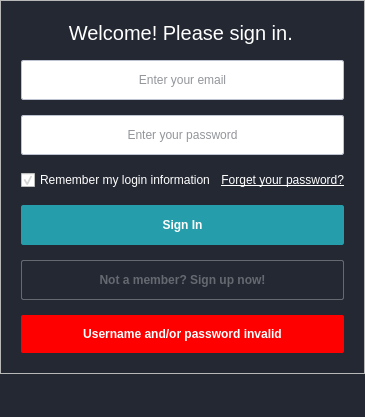
<?xml version="1.0" encoding="UTF-8"?>
<ui version="4.0">
 <class>LoginDialog</class>
 <widget class="QDialog" name="LoginDialog">
  <property name="geometry">
   <rect>
    <x>0</x>
    <y>0</y>
    <width>365</width>
    <height>417</height>
   </rect>
  </property>
  <property name="minimumSize">
   <size>
    <width>365</width>
    <height>0</height>
   </size>
  </property>
  <property name="maximumSize">
   <size>
    <width>365</width>
    <height>417</height>
   </size>
  </property>
  <property name="windowTitle">
   <string>Login</string>
  </property>
  <property name="windowIcon">
   <iconset resource="../nexus.qrc">
    <normaloff>:/images/favicon.png</normaloff>:/images/favicon.png</iconset>
  </property>
  <property name="styleSheet">
   <string notr="true">* {
	outline:none
}
QDialog{
	background:#242833
}
QCheckBox {color:#fff;}
QLineEdit {
	height:38px;
	background:#ffffff;
	border: 1px solid #bdc3d1;
	border-radius: 2px;
	font-size:12px;
	color: #262b36;
}
QPushButton {
	height:38;
	background:#259dab;
	border:1px solid #259dab;
	border-radius: 2px;
	font-weight:bold;
	color:#fff;
	font-size:12px;
	text-transform:uppercase;
}
QPushButton::hover{
	background:#208a96;
	border:1px solid #208a96;
}
QPushButton::pressed{
	background:#1f828e;
	border:1px solid #1f828e;
}
#signup{
background:transparent;
border:1px solid #656970;
border-radius: 2px;
font-weight:bold;
color:#656970;
font-size:12px;
text-transform:uppercase;
}
#signup::hover {
border:1px solid #bebfc2;
color:#bebfc2;

}</string>
  </property>
  <layout class="QGridLayout" name="gridLayout">
   <property name="leftMargin">
    <number>0</number>
   </property>
   <property name="topMargin">
    <number>0</number>
   </property>
   <property name="rightMargin">
    <number>0</number>
   </property>
   <property name="bottomMargin">
    <number>0</number>
   </property>
   <property name="spacing">
    <number>0</number>
   </property>
   <item row="0" column="0" alignment="Qt::AlignTop">
    <widget class="QFrame" name="frame">
     <property name="frameShape">
      <enum>QFrame::StyledPanel</enum>
     </property>
     <property name="frameShadow">
      <enum>QFrame::Raised</enum>
     </property>
     <layout class="QVBoxLayout" name="verticalLayout">
      <property name="spacing">
       <number>15</number>
      </property>
      <property name="leftMargin">
       <number>20</number>
      </property>
      <property name="topMargin">
       <number>20</number>
      </property>
      <property name="rightMargin">
       <number>20</number>
      </property>
      <property name="bottomMargin">
       <number>20</number>
      </property>
      <item>
       <widget class="QLabel" name="title">
        <property name="styleSheet">
         <string notr="true"/>
        </property>
        <property name="text">
         <string>&lt;html&gt;
&lt;head&gt;
&lt;style&gt;
.h1{color: #259dab;
font-size: 31px;}
.p{color: #fff;
font-size: 20px;
font-family: &quot;Helvetica Neue&quot;, Helvetica, Arial, sans-serif;}
&lt;/style&gt;
&lt;/head&gt;
&lt;body&gt;
&lt;p class=&quot;h1&quot;&gt;&lt;img src=&quot;:/images/logo_lg&quot;/&gt;&lt;/p&gt;
&lt;p class=&quot;p&quot;&gt;Welcome! Please sign in.&lt;/p&gt;
&lt;/body&gt;
&lt;/html&gt;
</string>
        </property>
        <property name="alignment">
         <set>Qt::AlignCenter</set>
        </property>
       </widget>
      </item>
      <item>
       <widget class="QLineEdit" name="username">
        <property name="focusPolicy">
         <enum>Qt::StrongFocus</enum>
        </property>
        <property name="styleSheet">
         <string notr="true"/>
        </property>
        <property name="inputMethodHints">
         <set>Qt::ImhNone</set>
        </property>
        <property name="echoMode">
         <enum>QLineEdit::Normal</enum>
        </property>
        <property name="alignment">
         <set>Qt::AlignCenter</set>
        </property>
        <property name="placeholderText">
         <string>Enter your email</string>
        </property>
       </widget>
      </item>
      <item>
       <widget class="QLineEdit" name="password">
        <property name="focusPolicy">
         <enum>Qt::StrongFocus</enum>
        </property>
        <property name="styleSheet">
         <string notr="true"/>
        </property>
        <property name="echoMode">
         <enum>QLineEdit::Password</enum>
        </property>
        <property name="alignment">
         <set>Qt::AlignCenter</set>
        </property>
        <property name="placeholderText">
         <string>Enter your password</string>
        </property>
       </widget>
      </item>
      <item>
       <widget class="QFrame" name="frame_2">
        <layout class="QHBoxLayout" name="horizontalLayout">
         <property name="leftMargin">
          <number>0</number>
         </property>
         <property name="topMargin">
          <number>0</number>
         </property>
         <property name="rightMargin">
          <number>0</number>
         </property>
         <property name="bottomMargin">
          <number>0</number>
         </property>
         <item>
          <widget class="QCheckBox" name="remember_me">
           <property name="text">
            <string>Remember my login information</string>
           </property>
           <property name="checked">
            <bool>true</bool>
           </property>
          </widget>
         </item>
         <item>
          <widget class="QLabel" name="label">
           <property name="styleSheet">
            <string notr="true"/>
           </property>
           <property name="text">
            <string>&lt;html&gt;&lt;head/&gt;&lt;body&gt;&lt;p&gt;&lt;a href=&quot;https://sto-nexus.com/users/forgot_password&quot;&gt;&lt;span style=&quot; text-decoration: underline; color:#ffffff;&quot;&gt;Forget your password?&lt;/span&gt;&lt;/a&gt;&lt;/p&gt;&lt;/body&gt;&lt;/html&gt;</string>
           </property>
           <property name="alignment">
            <set>Qt::AlignRight|Qt::AlignTrailing|Qt::AlignVCenter</set>
           </property>
           <property name="openExternalLinks">
            <bool>true</bool>
           </property>
          </widget>
         </item>
        </layout>
       </widget>
      </item>
      <item>
       <widget class="QPushButton" name="login">
        <property name="focusPolicy">
         <enum>Qt::StrongFocus</enum>
        </property>
        <property name="styleSheet">
         <string notr="true"/>
        </property>
        <property name="text">
         <string>Sign In</string>
        </property>
       </widget>
      </item>
      <item>
       <widget class="QPushButton" name="signup">
        <property name="focusPolicy">
         <enum>Qt::StrongFocus</enum>
        </property>
        <property name="styleSheet">
         <string notr="true"/>
        </property>
        <property name="text">
         <string>Not a member? Sign up now!</string>
        </property>
       </widget>
      </item>
      <item>
       <widget class="QLabel" name="error">
        <property name="enabled">
         <bool>true</bool>
        </property>
        <property name="minimumSize">
         <size>
          <width>0</width>
          <height>38</height>
         </size>
        </property>
        <property name="maximumSize">
         <size>
          <width>16777215</width>
          <height>38</height>
         </size>
        </property>
        <property name="styleSheet">
         <string notr="true">background:#ff0000;
color:#fff;
font-weight:bold;
border-radius:2px;</string>
        </property>
        <property name="text">
         <string>Username and/or password invalid</string>
        </property>
        <property name="alignment">
         <set>Qt::AlignCenter</set>
        </property>
       </widget>
      </item>
     </layout>
    </widget>
   </item>
  </layout>
 </widget>
 <tabstops>
  <tabstop>username</tabstop>
  <tabstop>password</tabstop>
  <tabstop>login</tabstop>
  <tabstop>signup</tabstop>
 </tabstops>
 <resources>
  <include location="../nexus.qrc"/>
 </resources>
 <connections/>
</ui>
